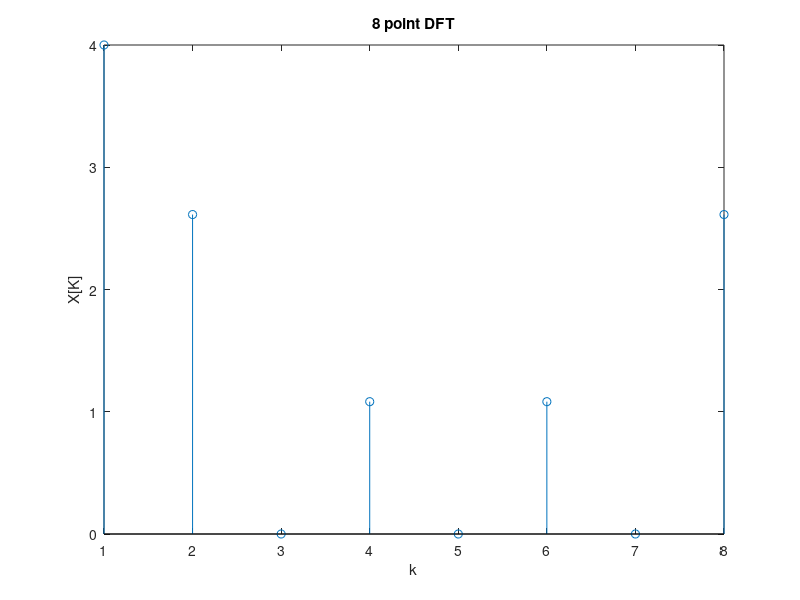
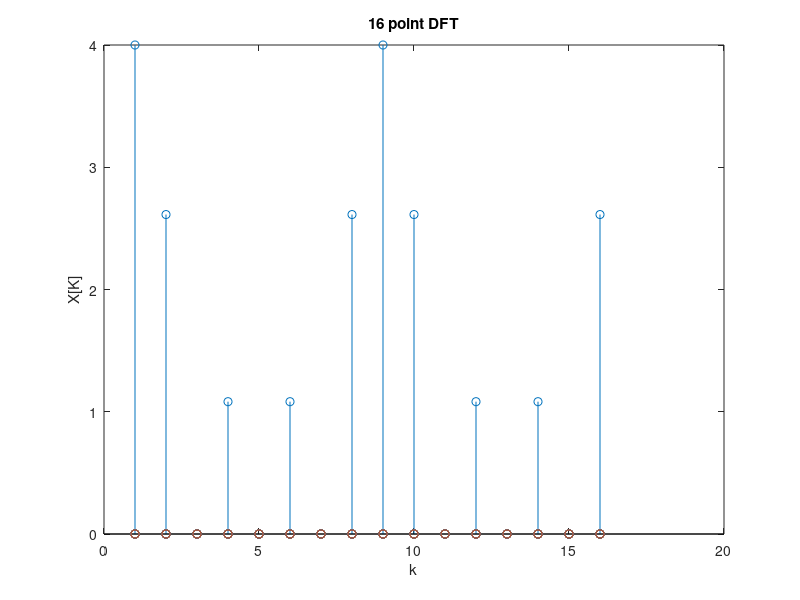

MATLAB code for these plots, in order:
%% Question 3
x1=[1 1 1 1 0 0 0 0]; % x sequence
%------------------------a--------------------------
figure
K1= fft(x1,8); % 8 point DFT
stem(abs(K1))
xlabel("k")
ylabel("X[K]")
title('8 point DFT')
%------------------------b--------------------------
n=16; % 16 point DFT
y=zeros(n);
for c=1:16
    if mod(c,2)==0 %even terms
     y(c)=x1(c/2);
    else
        y(c)=0; %odd terms
     end
end

figure
K1N= fft(y,16); %16 point DFT
stem(abs(K1N))
xlabel("k")
ylabel("X[K]")
title('16 point DFT')

